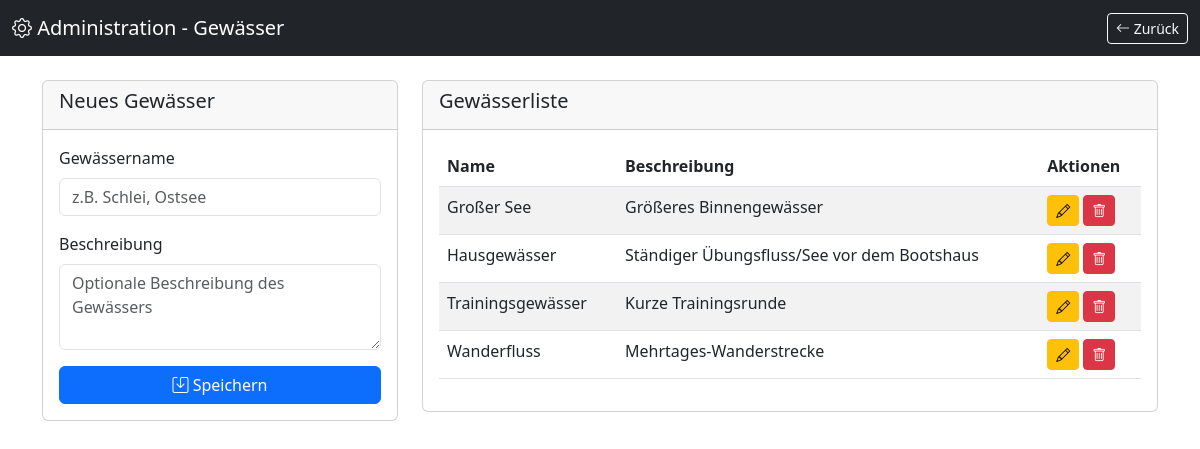
The app's page /admin/waters.php (signed in) with its own data.
### tables this page shows
CREATE TABLE IF NOT EXISTS waters (
    id INT AUTO_INCREMENT PRIMARY KEY,
    name VARCHAR(255) NOT NULL UNIQUE,
    description TEXT,
    created_at TIMESTAMP DEFAULT CURRENT_TIMESTAMP,
    updated_at TIMESTAMP DEFAULT CURRENT_TIMESTAMP ON UPDATE CURRENT_TIMESTAMP
);

### includes/functions.php (called while the page is built, shortened)
<?php
function e($string) {
    return htmlspecialchars($string ?? '', ENT_QUOTES, 'UTF-8');
}

### admin/waters.php (the view, shortened to what this page needs)
<?php
require_once __DIR__ . '/../includes/functions.php';
$db = Database::getInstance()->getConnection();
$query = "SELECT * FROM waters ORDER BY name ASC";
$stmt = $db->prepare($query);
$stmt->execute();
$watersList = $stmt->fetchAll();
$editMode = isset($_GET['edit']) ? (int)$_GET['edit'] : null;
$editWater = null;
?>
<!DOCTYPE html>
<html lang="de">
<head>
    <link href="https://cdn.jsdelivr.net/npm/bootstrap@5.3.0/dist/css/bootstrap.min.css" rel="stylesheet">
    <link rel="stylesheet" href="https://cdn.jsdelivr.net/npm/bootstrap-icons@1.11.0/font/bootstrap-icons.css">
</head>
<body>
    <nav class="navbar navbar-dark bg-dark">
        <div class="container-fluid">
            <a class="navbar-brand" href="/admin/">
                <i class="bi bi-gear"></i> Administration - Gewässer
            </a>
            <a href="/admin/" class="btn btn-outline-light btn-sm">
                <i class="bi bi-arrow-left"></i> Zurück
            </a>
        </div>
    </nav>
    <div class="container mt-4">
        <div class="row">
            <div class="col-md-4">
                <div class="card">
                    <div class="card-header">
                        <h5><?php echo $editMode ? 'Gewässer bearbeiten' : 'Neues Gewässer'; ?></h5>
                    </div>
                    <div class="card-body">
                        <form method="POST">
                            <div class="mb-3">
                                <label class="form-label">Gewässername</label>
                                <input type="text" class="form-control" name="name"
                                       value="<?php echo $editWater ? e($editWater['name']) : ''; ?>"
                                       placeholder="z.B. Schlei, Ostsee" required>
                            </div>
                            <div class="mb-3">
                                <label class="form-label">Beschreibung</label>
                                <textarea class="form-control" name="description" rows="3"
                                          placeholder="Optionale Beschreibung des Gewässers"><?php echo $editWater ? e($editWater['description']) : ''; ?></textarea>
                            </div>
                            <div class="d-grid gap-2">
                                <button type="submit" class="btn btn-primary">
                                    <i class="bi bi-save"></i> Speichern
                                </button>
                            </div>
                        </form>
                    </div>
                </div>
            </div>
            <div class="col-md-8">
                <div class="card">
                    <div class="card-header">
                        <h5>Gewässerliste</h5>
                    </div>
                    <div class="card-body">
                        <div class="table-responsive">
                            <table class="table table-striped table-hover">
                                <thead>
                                    <tr>
                                        <th>Name</th>
                                        <th>Beschreibung</th>
                                        <th>Aktionen</th>
                                    </tr>
                                </thead>
                                <tbody>
                                    <?php foreach ($watersList as $water): ?>
                                        <tr>
                                            <td><?php echo e($water['name']); ?></td>
                                            <td><?php echo $water['description'] ? e($water['description']) : '-'; ?></td>
                                            <td>
                                                <a href="?edit=<?php echo $water['id']; ?>" class="btn btn-sm btn-warning">
                                                    <i class="bi bi-pencil"></i>
                                                </a>
                                                <form method="POST" style="display: inline;" onsubmit="return confirm('Wirklich löschen?');">
                                                    <button type="submit" class="btn btn-sm btn-danger">
                                                        <i class="bi bi-trash"></i>
                                                    </button>
                                                </form>
                                            </td>
                                        </tr>
                                    <?php endforeach; ?>
                                </tbody>
                            </table>
                        </div>
                    </div>
                </div>
            </div>
        </div>
    </div>
</body>
</html>

### records on screen
waters: name "Großer See", description "Größeres Binnengewässer"
waters: name "Hausgewässer", description "Ständiger Übungsfluss/See vor dem Bootshaus"
waters: name "Trainingsgewässer", description "Kurze Trainingsrunde"
waters: name "Wanderfluss", description "Mehrtages-Wanderstrecke"
